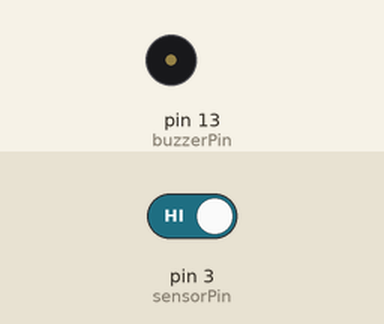
This sketch was run on a simulated Arduino Uno, built with avr-gcc and run on an emulated ATmega328P. Parts: buzzer (waves = sounding, pin HIGH). The test bench sets the inputs (shaded band); at power-on: pin 3 (sensorPin) HIGH.

Above: at 1.2 s.
1.3 s: pin 3 (sensorPin) driven LOW
At 1.31 s:
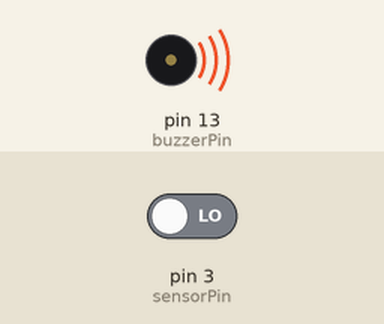
4.3 s: pin 3 (sensorPin) driven HIGH
At 4.3 s:
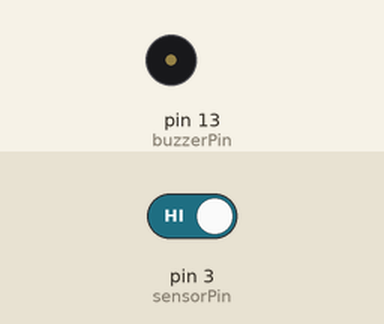
Timing chart, 0 to 7.3 s (numbered marks = the images above; inputs shaded):
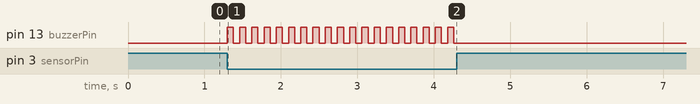

The sketch:

Arduino_Infrared_Obstacle_Avoidance.ino
```cpp
const int sensorPin = 3;     // IR obstacle sensor pin
const int buzzerPin = 13;    // buzzer pin
int sensorState = 0;

void setup() {
  pinMode(buzzerPin, OUTPUT);
  pinMode(sensorPin, INPUT);
}

void loop() {
  sensorState = digitalRead(sensorPin);

  if (sensorState == LOW) {
    // object detected -> fast beeping
    digitalWrite(buzzerPin, HIGH);
    delay(80);
    digitalWrite(buzzerPin, LOW);
    delay(80);
  } else {
    // no object -> silent
    digitalWrite(buzzerPin, LOW);
  }
}
```

Measured:
- after the input at 1.3 s, pin 13 (buzzerPin): alternates HIGH for 0.08 s and LOW for 0.08 s, starting at once
- after the input at 4.3 s, pin 13 (buzzerPin): stops changing and stays LOW
